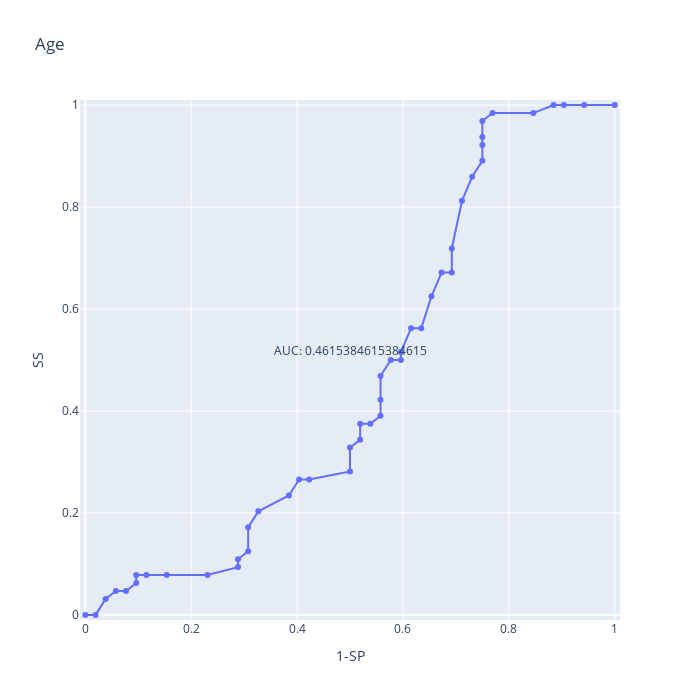
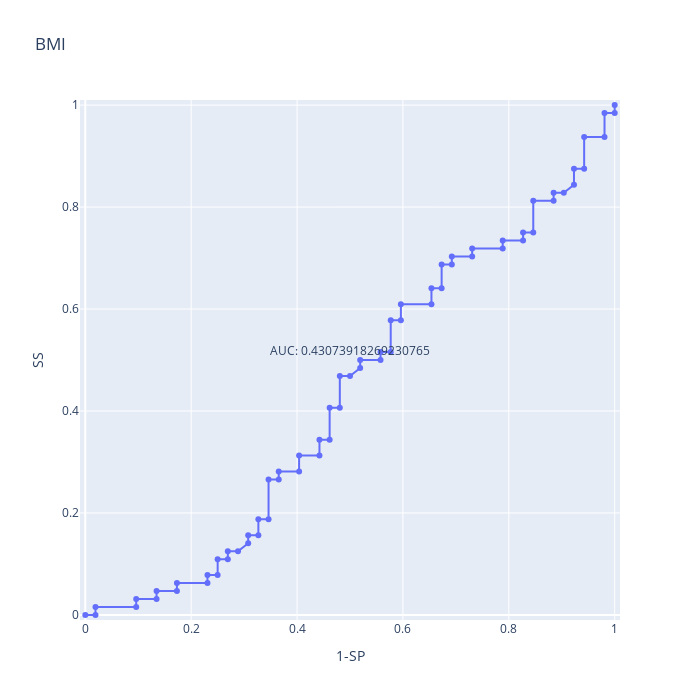
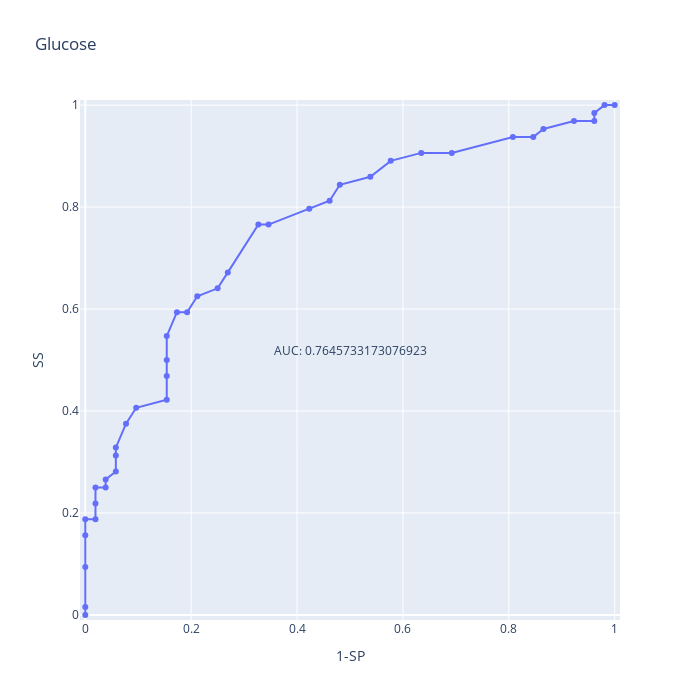
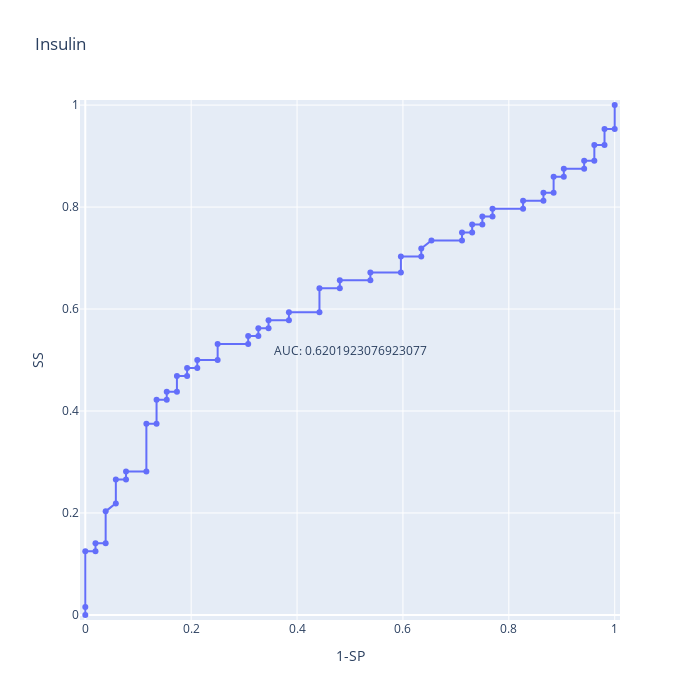

Notebook source saved alongside these figures, in order:
### Code cell
import numpy as np
from sklearn.metrics import roc_curve, auc

# Find the indexes where de class samples are located
ixNotCancer = np.where(data["Classification"] == 1)
ixHasCancer = np.where(data["Classification"] == 2)

ixHasOrNot=np.concatenate((ixNotCancer[0],ixHasCancer[0]))
y=data['Classification'].to_numpy()[ixHasOrNot]


roc_auc=np.zeros(columns.shape)
i=0
for f in columns: #Go along features
    fpr, tpr, _= roc_curve(y,data[f].to_numpy()[ixHasOrNot],pos_label=2)
    
    figR = go.Figure()
    figR.add_scatter(x=fpr, y=tpr,mode='lines+markers')
    figR.update_layout(autosize=False,width=700,height=700,title=dict(text=f))
    figR.update_xaxes(title_text="1-SP",range=[-0.01, 1.01])
    figR.update_yaxes(title_text="SS",range=[-0.01, 1.01])
    

    roc_auc[i] = auc(fpr, tpr)#Compute area under the ROC curve
    
    figR.add_annotation(x=0.5, y=0.5,
            text="AUC: "+str(roc_auc[i]),
            showarrow=False,
            yshift=10)
    figR.show()
    i=i+1
